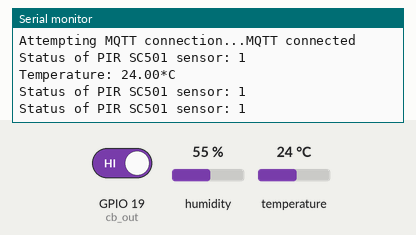
Recording of a program running on a simulated ESP32. On the bench: the last lines printed to the serial monitor. The test bench sets the inputs (shaded band); at power-on: GPIO 19 (cb_out) HIGH, temperature 24 °C, humidity 55 %. WiFi joins after 1.5 s; servers stay silent unless stated; no MQTT or app messages arrive unless stated.

Above: at 7.2 s.
7.3 s: GPIO 19 (cb_out) driven LOW
At 8.4 s:
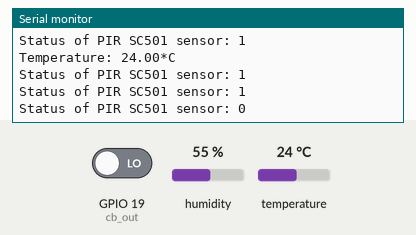
8.8 s: temperature set to 19 °C
At 10.4 s:
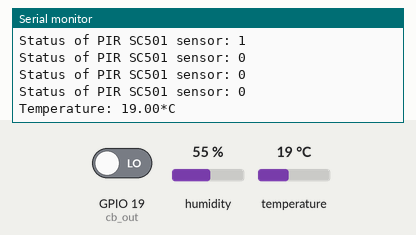

The program:

main.cpp
```cpp
///////////////////////////////////////////////////////////////////////////
//  @ NAME: G15_IoT_Kit_Sensor                                           //
//  Các cảm biến sử dụng                                                 //
//  - Cảm biến hồng ngoại chuyển động PIR                                //
//  - Cảm biến nhiệt độ - độ ẩm DHT11                                    //
///////////////////////////////////////////////////////////////////////////
//_______________________________________________________________ Include Library
  #include <WiFi.h>
  #include <Arduino.h>
  #include <WiFiClient.h>
  #include <PubSubClient.h>
  #include <DHT.h>
//_______________________________________________________________ PINOUT ESP32 & parameters
//----- Loại cảm biến nhiệt độ sử dụng:
  #define DHTPIN 5        // D1
  #define DHTTYPE DHT11   // DHT 11
  DHT dht(DHTPIN, DHTTYPE);
  unsigned long pre_milisTemp = millis();

//----- PIR - SR501:
  #define cb_out 19
  int var_pir_now, var_pir_last = 1;
  unsigned long time_detect_false;
  bool detect;
  unsigned long pre_millisPIR = millis();
//_______________________________________________________________ Khai báo các topic MQTT sử dụng trên thiết bị này
//------ Các topic MQTT:
  #define topic1   "pb/kb/BaoChay"   //dieu khien coi bao, du lieu ve coi bao
  #define topic2 "pb/tt/Coi"         //dieu khien coi bao, du lieu ve coi bao
  #define topic3 "pb/dataTemp"       //topic theo doi nhiet do phong bep
  #define topic4 "pk/dataTemp"       //topic theo doi nhiet do phong khach
  #define topic5 "pb/dk/Den2"        //topic để điều khiển đèn led 2
  #define topic6 "pb/tt/Den2"
  #define topic7 "pb/kb/PIR"
//_______________________________________________________________ Khai báo mạng sử dụng & IP Broker
  //------ SSID & Password WiFi:
    // const char* ssid = "BkStu";
    // const char* password = "1357924680";
    const char* ssid = "TP-Link_0FFA";
    const char* password = "66668888";

  //------ Địa chỉ IP broker:
    const char* mqtt_server = "192.168.0.108";
    WiFiClient espClient;           //<=> client = station Wifi
    PubSubClient client(espClient); //<=> client (MQTT)
    char messageBuff[100];
//_______________________________________________________________ setup_WiFi(): Kết nối WiFi & kiểm tra localIP của ESP32
void setup_WiFi()
{
  delay(3000);
  // Bat dau ket noi voi wifi
  WiFi.begin(ssid, password);
  while (WiFi.status() != WL_CONNECTED)
  {
    delay(500);
    Serial.print(".");
  }
  Serial.println("");
  Serial.println("Da ket noi WiFi");
  Serial.println("IP address: ");
  Serial.println(WiFi.localIP());
}

//_______________________________________________________________ reconnect() - Kết nối lại MQTT Broker
//-------------------------------------------------------------
  //  - Nếu như mất kết nối với MQTT Broker thì hàm này sẽ thực
  //    hiện kết nối lại với Broker
  //  - Nếu trên Serial Monitor mà cứ liên tục hiện "Attempting
  //    MQTT connection..." thì có thể là:
  //       >> Do tên topic có vấn đề khiến Client (ESP32/ESP8266)
  //          publish (gửi bản tin) không được
  //       >> Do hàm lấy dữ liệu cảm biến có vấn đề...
  //       >> Do mất kết nối mạng
void reconnect()
  {
    // Loop until we're reconnected
    while (!client.connected())
    {
      Serial.print("Attempting MQTT connection...");
      // Create a client ID
      String clientId = "ESP8266-02 - Phong bep";
      if (client.connect(clientId.c_str()))
      {
        Serial.println("MQTT connected");
      }
      else
      {
        Serial.print("failed, rc=");
        Serial.print(client.state());
        Serial.println(" try again in 3 seconds");
        // Wait 3 seconds before retrying
        delay(3000);
      }
    }
  }

//_______________________________________________________________ read_temp() - Đọc nhiệt độ cảm biến DHT11
  //-------------------------------------------------------------
  // - Sử dụng thư viện DHT của Adafruit
  // - read_temp() có chu kỳ thực hiện là 5s. Có 2 task chính:
  //   >> Đọc nhiệt độ từ cảm biến DHT11 sau đó ép kiểu float -> String để publish lên Mosquitto (Broker).
  //   >> Kiểm tra nhiệt độ đo có đang ở mức ngưỡng báo không (đang là 29*C) nếu có thì sẽ publish gói tin
  //      kịch bản cảnh báo còi.
  //-------------------------------------------------------------
void read_temp()
{
  static int t_to = 0, t_be = 0; //Biến lưu lại nhiệt độ lần đo trước đã cao/thấp hơn ngưỡng rồi để tránh publish bản tin lặp lại
  //------------------------------------------------------------
  //Sau 2s mới đọc nhiệt độ 1 lần
  if(millis() - pre_milisTemp >= 5000)
  {
    pre_milisTemp = millis();
    float t = dht.readTemperature();
    // Check if any reads failed and exit early (to try again).
    if (isnan(t))
    {
      Serial.println(F("Failed to read from DHT sensor!"));
      return;
    }
    Serial.print("Temperature: ");
    Serial.print(t);
    Serial.println(F("*C "));
  //-------------------------------------------------------------
  //publish du lieu nhiet do de theo doi
    char dataTemp[8];
    dtostrf(t, 4, 2, dataTemp);
    client.publish( "pb/dataTemp", dataTemp);
    client.publish( "pk/dataTemp", dataTemp);
  //-------------------------------------------------------------
  //publish du lieu cho topic dieu khien coi bao phòng bếp
    if(t >= 29 && t_to == 0)
    {
      t_to = 1;
      t_be = 0;
      client.publish("pb/kb/BaoChay", "THigh");
    }
    if(t < 29 && t_be == 0)
    {
      t_to = 0;
      t_be = 1;
      client.publish("pb/kb/BaoChay", "TLow");
    }
  }
  else return;
}

//________________________________________________________________ checkPIR() - Kiểm tra trạng thái cảm biến chuyển động PIR
  //-------------------------------------------------------------
  // - checkPIR() có chu kỳ đọc trạng thái cảm biến là 1s. Có 1 task chính:
  //   >> Kiểm tra trạng thái của cảm biến:
  //     + Nếu phát hiện có người <=> có chuyển động thì gửi bản tin "pkcn"
  //      tới topic "pk/kbPIR", "pb/kbPIR"
  //     + Nếu không có người trong 5p <=> không có chuyển động trong 5p
  //      thì gửi bản tin "pk0cn" tới topic "pk/kbPIR", "pb/kbPIR"
  //-------------------------------------------------------------
void checkPIR()
{
  static int pir_1 = 0, pir_0 = 0;
  //Sau 1s mới kiểm tra trạng thái cảm biến chuyển động 1 lần
  if(millis() - pre_millisPIR >= 1000)
  {
    pre_millisPIR = millis(); //Cập nhật lại thời điểm đọc cảm biến
    var_pir_now = digitalRead(cb_out);
    Serial.print("Status of PIR SC501 sensor: ");
    Serial.println(var_pir_now);
    //--------------------------------------------------------------------
    //Phát hiện có sự thay đổi trạng thái cảm biến PIR
    if(var_pir_now != var_pir_last)
    {
      if(var_pir_now == 0 ) //Cảm biến không phát hiện chuyển động
      {
        var_pir_last = var_pir_now; //Cập nhật giá tị
        detect = false;             //Đang không có người
        time_detect_false = millis();
      }
      else              //Cảm biến phát hiện có chuyển động
      {
        var_pir_last = var_pir_now; //Cập nhật giá trị
        detect = true;
        if(pir_1 == 0)
        {
          pir_1 = 1;
          pir_0 = 0;
          client.publish("pk/kb/PIR", "pkcn");
          client.publish("pb/kb/PIR", "pbcn");
        }
      }
    }
    //--------------------------------------------------------------------
    //Phát hiện Không có người trong 10s, gửi bản tín báo
    if( (detect == false) && (millis()-time_detect_false >= 10000)) //Xác nhận 10s không có người chuyển động
    {
      if(pir_0 == 0)
      {
        pir_0 = 1;
        pir_1 = 0;
        client.publish("pk/kb/PIR","pk0cn");
        client.publish("pb/kb/PIR","pb0cn");
      }
    }
    //--------------------------------------------------------------------
    //Phát hiện Có người, gửi bản tin báo
    if((detect == true) || (var_pir_now == 1) )
    {
      if(pir_1 == 0)
      {
        pir_1 = 1;
        pir_0 = 0;
        client.publish("pk/kb/PIR", "pkcn");
        client.publish("pb/kb/PIR", "pbcn");
      }
    }
  }
  else return;
}

//_______________________________________________________________ callback(): ISR xử lý gói tin nhận được qua giao thức MQTT
void callback(char* topic, byte* payload, unsigned int length)
{
  int i = 0;
  for (i = 0; i < length; i++)
  {
    messageBuff[i] = (char)payload[i];
  }
  messageBuff[i] = '\0';
  String message = String(messageBuff);
}

//_______________________________________________________________ setup(): Khởi tạo các thông số ban đầu
void setup()
{
  // put your setup code here, to run once:
    Serial.begin(115200);
  //Cấu hình chân ra cảm biến PIR là đầu vào ESP32/ESP8266
    pinMode(cb_out, INPUT);
  //Bắt đầu sử dụng DHT11:
    dht.begin();
  //Setup mạng:
    setup_WiFi();
    client.setServer(mqtt_server, 1883);
    client.setCallback(callback);
}

//_______________________________________________________________ loop() - Vòng lặp chính
void loop()
{
  //Kiểm tra kết nối client-broker
    if (!client.connected())
    {
      reconnect();
    }
  //Giám sát dữ liệu cảm biến:
    read_temp();
    checkPIR();
  //Duy trì quá trình kết nối client-broker:
    client.loop();
}
```

Measured:
- after the input at 7.3 s, the serial monitor: prints a new line after 0.25 s (image 1)
- after the input at 8.8 s, the serial monitor: prints a new line after 1.2 s (image 2)
